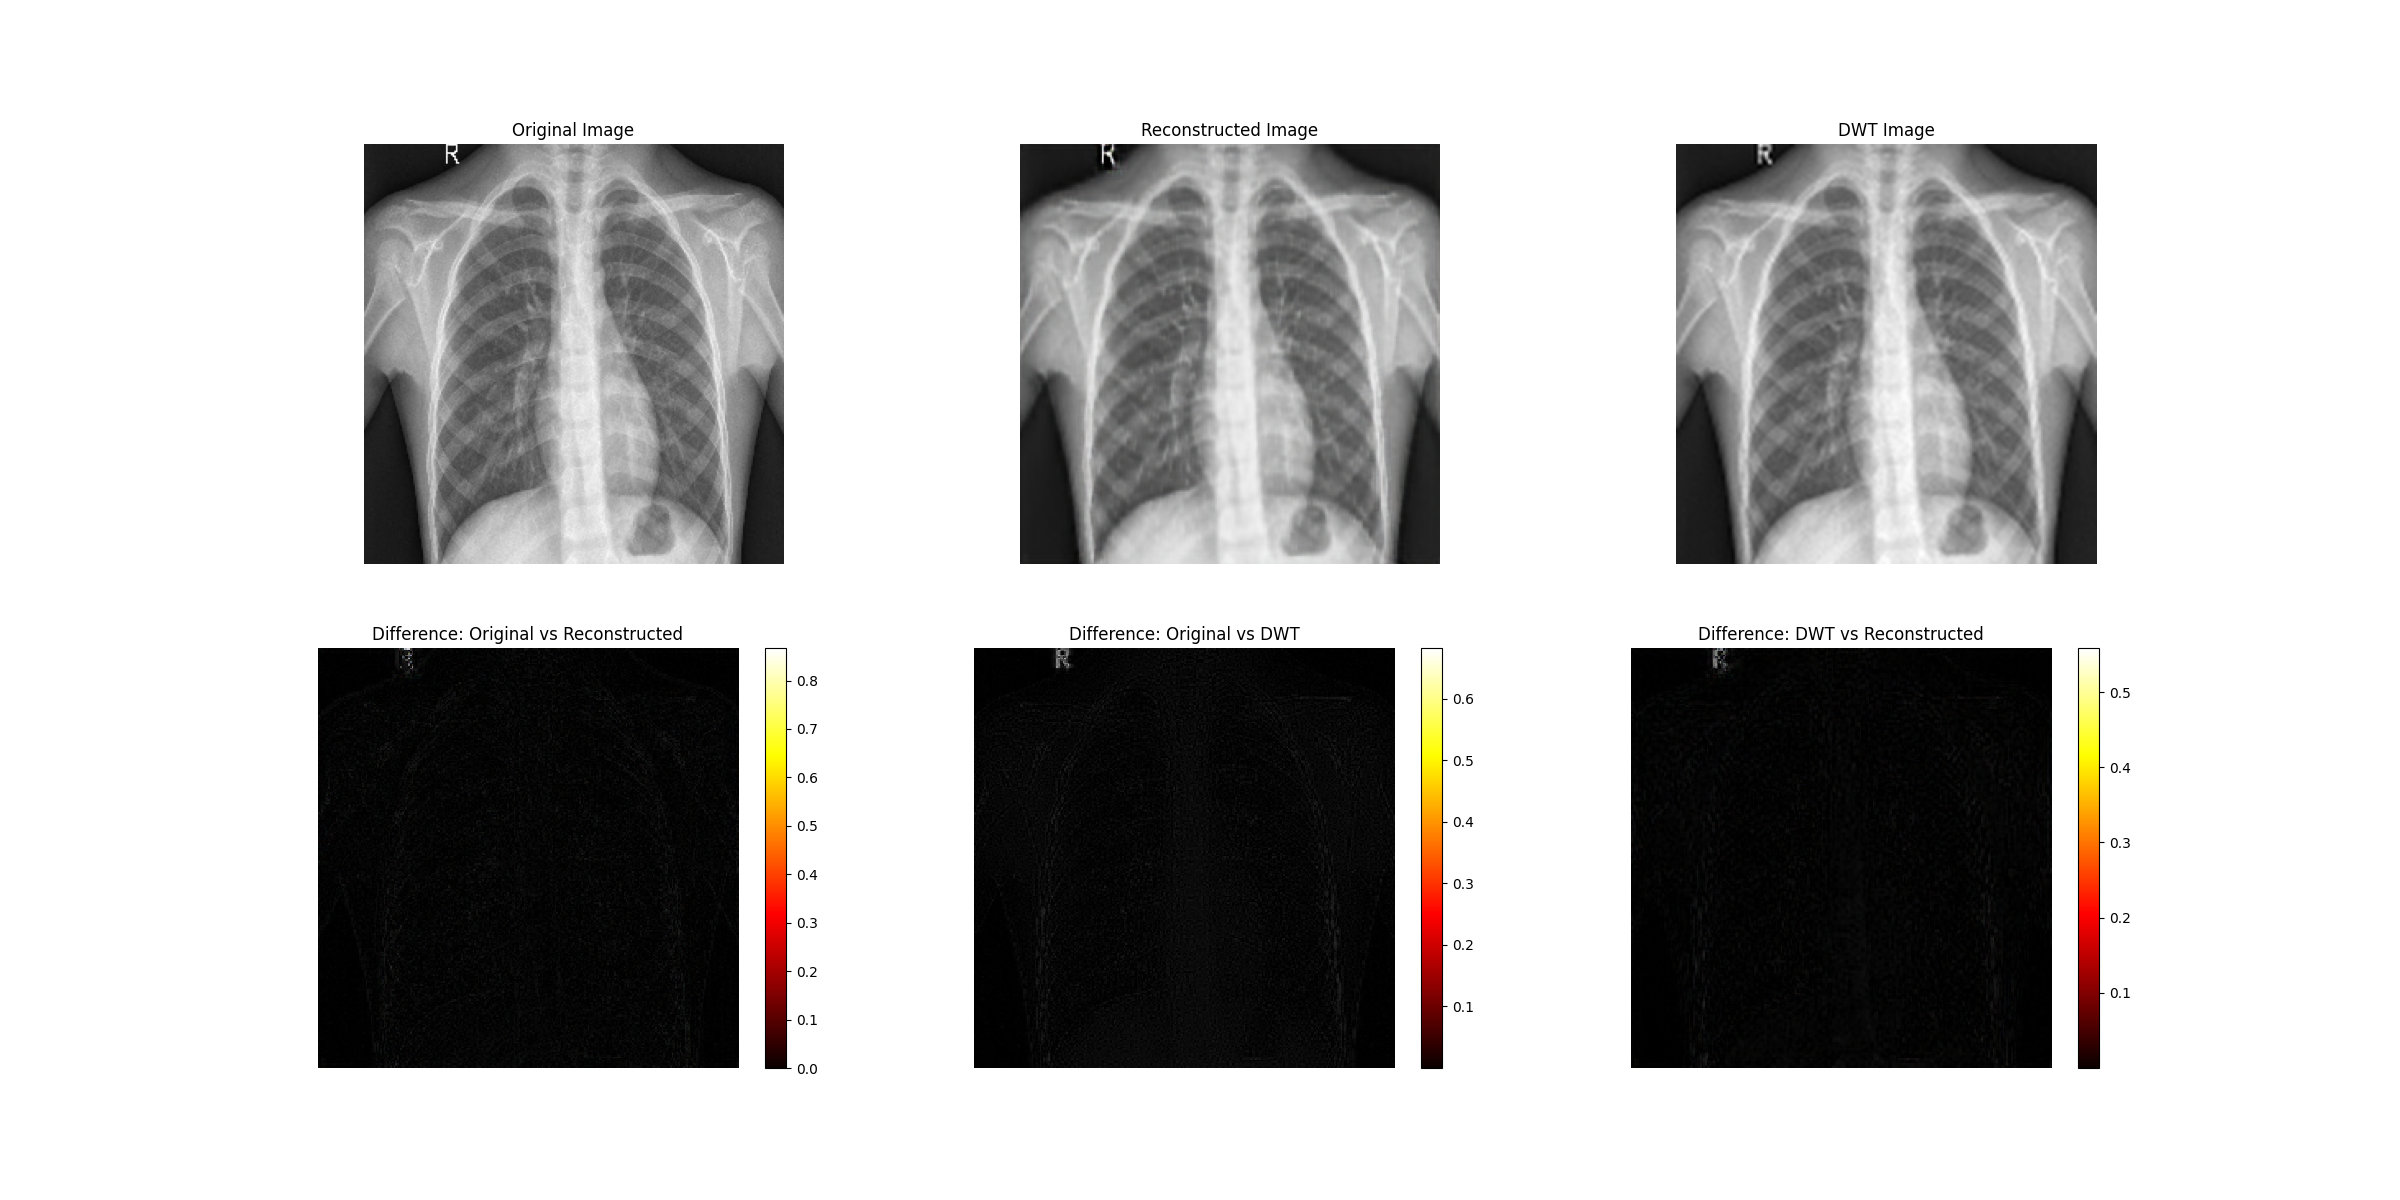

This figure's Python source:
import os
os.environ["KERAS_BACKEND"] = "plaidml.keras.backend"
import numpy as np
import pywt
import plaidml.keras
plaidml.keras.install_backend()  # Use PlaidML as the Keras backend
import keras
from keras.models import load_model
from keras.preprocessing.image import ImageDataGenerator
import matplotlib
matplotlib.use('Agg')  # Use the Agg backend for non-interactive plotting
import matplotlib.pyplot as plt

# Load the trained autoencoder model
autoencoder = load_model('autoencoder_model.h5')

# Function to perform 2D DWT
def perform_2d_dwt(image):
    coeffs2 = pywt.dwt2(image, 'haar')
    cA, (cH, cV, cD) = coeffs2
    # Visualize each DWT component separately
    dwt_image = cA
    return dwt_image, coeffs2

# Function to preprocess and load images for reconstruction
def load_and_preprocess_images(data_directory):
    data_gen = ImageDataGenerator(rescale=1.0 / 255.0)
    generator = data_gen.flow_from_directory(
        data_directory,
        target_size=(256, 256),
        batch_size=1,  # Load one image at a time for reconstruction
        class_mode=None,
        shuffle=False  # Keep images in order
    )
    return generator

# Function to plot images and heatmaps
def reconstruct_images(autoencoder, generator):
    images = next(generator)  # Get the next image batch
    images = images[0]  # Remove batch dimension

    # Debug: Print the max and min values of the original image
    print("Original image max value:", np.max(images))
    print("Original image min value:", np.min(images))

    # Use the autoencoder to reconstruct the image
    reconstructed_image = autoencoder.predict(np.expand_dims(images, axis=0))[0]

    # Debug: Print the max and min values of the autoencoder output
    print("Autoencoder output max value:", np.max(reconstructed_image))
    print("Autoencoder output min value:", np.min(reconstructed_image))

    # Perform 2D DWT
    dwt_image, coeffs = perform_2d_dwt(images[:, :, 0])  # Use the first channel for DWT

    # Normalize the DWT image
    dwt_image_normalized = dwt_image / np.max(dwt_image)

    # Debug: Print the max and min values of the DWT image
    print("DWT image max value:", np.max(dwt_image))
    print("DWT image min value:", np.min(dwt_image))

    # Normalize images to avoid scaling discrepancies
    images_normalized = images / np.max(images)
    reconstructed_image_normalized = reconstructed_image / np.max(reconstructed_image)

    # Ensure the autoencoder output is in the same range as the input
    reconstructed_image_normalized = np.clip(reconstructed_image_normalized, 0, 1)

    # Debug: Print the max and min values of the normalized autoencoder output
    print("Normalized autoencoder output max value:", np.max(reconstructed_image_normalized))
    print("Normalized autoencoder output min value:", np.min(reconstructed_image_normalized))

    # Resize dwt_image_normalized to match the original image size
    from PIL import Image
    dwt_image_resized = Image.fromarray((dwt_image_normalized * 255).astype(np.uint8))
    dwt_image_resized = dwt_image_resized.resize((256, 256), Image.LANCZOS)
    dwt_image_resized = np.array(dwt_image_resized) / 255.0

    # Convert dwt_image_resized to 3 channels
    dwt_image_resized = np.stack((dwt_image_resized,) * 3, axis=-1)

    # Debug: Print the max and min values of the resized DWT image
    print("Resized DWT image max value:", np.max(dwt_image_resized))
    print("Resized DWT image min value:", np.min(dwt_image_resized))

    # Calculate differences for heatmaps
    difference_original_reconstructed = np.abs(images_normalized - reconstructed_image_normalized)  # Difference for Original vs Reconstructed
    difference_original_dwt = np.abs(images_normalized - dwt_image_resized)  # Difference for Original vs DWT
    difference_dwt_reconstructed = np.abs(dwt_image_resized - reconstructed_image_normalized)  # Difference for DWT vs Reconstructed

    # Plot the images and heatmaps
    plt.figure(figsize=(24, 12))

    # Original image
    plt.subplot(2, 3, 1)
    plt.imshow(images)
    plt.title("Original Image")
    plt.axis('off')

    # Reconstructed Image
    plt.subplot(2, 3, 2)
    plt.imshow(reconstructed_image_normalized)
    plt.title("Reconstructed Image")
    plt.axis('off')

    # DWT Image
    plt.subplot(2, 3, 3)
    plt.imshow(dwt_image_resized, cmap='gray')
    plt.title("DWT Image")
    plt.axis('off')

    # Heatmap for Original vs Reconstructed difference
    plt.subplot(2, 3, 4)
    plt.imshow(difference_original_reconstructed, cmap='hot', interpolation='nearest')
    plt.title("Difference: Original vs Reconstructed")
    plt.colorbar()
    plt.axis('off')

    # Heatmap for Original vs DWT difference
    plt.subplot(2, 3, 5)
    plt.imshow(difference_original_dwt, cmap='hot', interpolation='nearest')
    plt.title("Difference: Original vs DWT")
    plt.colorbar()
    plt.axis('off')

    # Heatmap for DWT vs Reconstructed difference
    plt.subplot(2, 3, 6)
    plt.imshow(difference_dwt_reconstructed, cmap='hot', interpolation='nearest')
    plt.title("Difference: DWT vs Reconstructed")
    plt.colorbar()
    plt.axis('off')

    # Save the plot
    plt.savefig("test1.png")
    print("Images and heatmaps saved as test1.png")

# Main function to run the reconstruction
def main():
    data_directory = "./chest_xray_pneumonia/chest_xray/test"  # Path to your test images
    generator = load_and_preprocess_images(data_directory)
    reconstruct_images(autoencoder, generator)

if __name__ == "__main__":
    main()